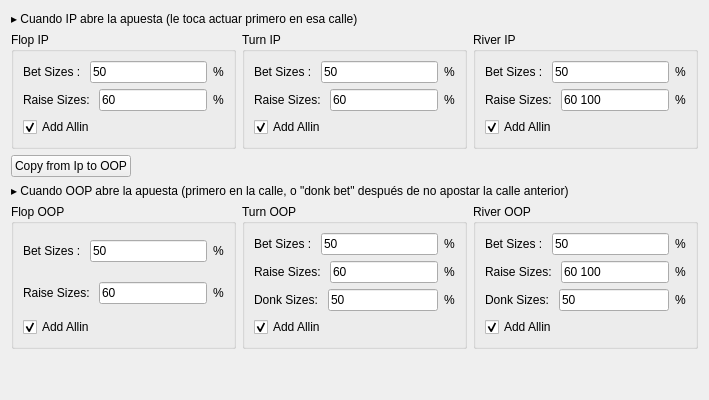
       <widget class="QWidget" name="wizardStepBetSizes">
        <layout class="QVBoxLayout" name="inputStaticsLayout" stretch="0,0,0,0,0,1">
         <item>
          <widget class="QLabel" name="ipBetSizesHeader">
           <property name="text">
            <string>▸ Cuando IP abre la apuesta (le toca actuar primero en esa calle)</string>
           </property>
          </widget>
         </item>
         <item>
          <layout class="QHBoxLayout" name="horizontalLayout_3" stretch="1,1,1">
           <item>
           <layout class="QHBoxLayout" name="horizontalLayout_10">
            <item>
             <widget class="QGroupBox" name="groupBox">
              <property name="title">
               <string>Flop IP</string>
              </property>
              <layout class="QVBoxLayout" name="verticalLayout_3">
               <item>
                <layout class="QHBoxLayout" name="horizontalLayout_4">
                 <item>
                  <widget class="QLabel" name="label_2">
                   <property name="text">
                    <string>Bet Sizes : </string>
                   </property>
                  </widget>
                 </item>
                 <item>
                  <widget class="QLineEdit" name="flop_ip_bet">
                   <property name="text">
                    <string>50</string>
                   </property>
                  </widget>
                 </item>
                 <item>
                  <widget class="QLabel" name="label_3">
                   <property name="text">
                    <string>%</string>
                   </property>
                  </widget>
                 </item>
                </layout>
               </item>
               <item>
                <layout class="QHBoxLayout" name="horizontalLayout_7">
                 <item>
                  <widget class="QLabel" name="label_4">
                   <property name="text">
                    <string>Raise Sizes: </string>
                   </property>
                  </widget>
                 </item>
                 <item>
                  <widget class="QLineEdit" name="flop_ip_raise">
                   <property name="text">
                    <string>60</string>
                   </property>
                  </widget>
                 </item>
                 <item>
                  <widget class="QLabel" name="label_5">
                   <property name="text">
                    <string>%</string>
                   </property>
                  </widget>
                 </item>
                </layout>
               </item>
               <item>
                <layout class="QHBoxLayout" name="horizontalLayout_5">
                 <item>
                  <widget class="QCheckBox" name="flop_ip_allin">
                   <property name="text">
                    <string>Add Allin</string>
                   </property>
                   <property name="checked">
                    <bool>true</bool>
                   </property>
                  </widget>
                 </item>
                </layout>
               </item>
              </layout>
             </widget>
            </item>
           </layout>
          </item>
          <item>
           <layout class="QVBoxLayout" name="verticalLayout_4">
            <item>
             <widget class="QGroupBox" name="groupBox_2">
              <property name="title">
               <string>Turn IP</string>
              </property>
              <layout class="QVBoxLayout" name="verticalLayout_5">
               <item>
                <layout class="QHBoxLayout" name="horizontalLayout_9">
                 <item>
                  <widget class="QLabel" name="label_6">
                   <property name="text">
                    <string>Bet Sizes : </string>
                   </property>
                  </widget>
                 </item>
                 <item>
                  <widget class="QLineEdit" name="turn_ip_bet">
                   <property name="text">
                    <string>50</string>
                   </property>
                  </widget>
                 </item>
                 <item>
                  <widget class="QLabel" name="label_7">
                   <property name="text">
                    <string>%</string>
                   </property>
                  </widget>
                 </item>
                </layout>
               </item>
               <item>
                <layout class="QHBoxLayout" name="horizontalLayout_14">
                 <item>
                  <widget class="QLabel" name="label_8">
                   <property name="text">
                    <string>Raise Sizes: </string>
                   </property>
                  </widget>
                 </item>
                 <item>
                  <widget class="QLineEdit" name="turn_ip_raise">
                   <property name="text">
                    <string>60</string>
                   </property>
                  </widget>
                 </item>
                 <item>
                  <widget class="QLabel" name="label_9">
                   <property name="text">
                    <string>%</string>
                   </property>
                  </widget>
                 </item>
                </layout>
               </item>
               <item>
                <layout class="QHBoxLayout" name="horizontalLayout_15">
                 <item>
                  <widget class="QCheckBox" name="turn_ip_allin">
                   <property name="text">
                    <string>Add Allin</string>
                   </property>
                   <property name="checked">
                    <bool>true</bool>
                   </property>
                  </widget>
                 </item>
                </layout>
               </item>
              </layout>
             </widget>
            </item>
           </layout>
          </item>
          <item>
           <layout class="QHBoxLayout" name="horizontalLayout_8">
            <item>
             <widget class="QGroupBox" name="groupBox_3">
              <property name="title">
               <string>River IP</string>
              </property>
              <layout class="QVBoxLayout" name="verticalLayout_6">
               <item>
                <layout class="QHBoxLayout" name="horizontalLayout_17">
                 <item>
                  <widget class="QLabel" name="label_12">
                   <property name="text">
                    <string>Bet Sizes : </string>
                   </property>
                  </widget>
                 </item>
                 <item>
                  <widget class="QLineEdit" name="river_ip_bet">
                   <property name="text">
                    <string>50</string>
                   </property>
                  </widget>
                 </item>
                 <item>
                  <widget class="QLabel" name="label_13">
                   <property name="text">
                    <string>%</string>
                   </property>
                  </widget>
                 </item>
                </layout>
               </item>
               <item>
                <layout class="QHBoxLayout" name="horizontalLayout_16">
                 <item>
                  <widget class="QLabel" name="label_10">
                   <property name="text">
                    <string>Raise Sizes: </string>
                   </property>
                  </widget>
                 </item>
                 <item>
                  <widget class="QLineEdit" name="river_ip_raise">
                   <property name="text">
                    <string>60 100</string>
                   </property>
                  </widget>
                 </item>
                 <item>
                  <widget class="QLabel" name="label_11">
                   <property name="text">
                    <string>%</string>
                   </property>
                  </widget>
                 </item>
                </layout>
               </item>
               <item>
                <layout class="QHBoxLayout" name="horizontalLayout_18">
                 <item>
                  <widget class="QCheckBox" name="river_ip_allin">
                   <property name="text">
                    <string>Add Allin</string>
                   </property>
                   <property name="checked">
                    <bool>true</bool>
                   </property>
                  </widget>
                 </item>
                </layout>
               </item>
              </layout>
             </widget>
            </item>
           </layout>
          </item>
         </layout>
        </item>
        <item>
         <layout class="QHBoxLayout" name="horizontalLayout_52">
          <item>
           <widget class="QPushButton" name="copyButtom">
            <property name="text">
             <string>Copy from Ip to OOP</string>
            </property>
           </widget>
          </item>
          <item>
           <spacer name="horizontalSpacer_3">
            <property name="orientation">
             <enum>Qt::Horizontal</enum>
            </property>
            <property name="sizeHint" stdset="0">
             <size>
              <width>40</width>
              <height>20</height>
             </size>
            </property>
           </spacer>
          </item>
         </layout>
        </item>
        <item>
         <widget class="QLabel" name="oopBetSizesHeader">
          <property name="text">
           <string>▸ Cuando OOP abre la apuesta (primero en la calle, o "donk bet" después de no apostar la calle anterior)</string>
          </property>
         </widget>
        </item>
        <item>
         <layout class="QHBoxLayout" name="horizontalLayout_6" stretch="1,1,1">
          <item>
           <layout class="QHBoxLayout" name="horizontalLayout_13">
            <item>
             <widget class="QGroupBox" name="groupBox_4">
              <property name="title">
               <string>Flop OOP</string>
              </property>
              <layout class="QVBoxLayout" name="verticalLayout_7">
               <item>
                <layout class="QHBoxLayout" name="horizontalLayout_20">
                 <item>
                  <widget class="QLabel" name="label_16">
                   <property name="text">
                    <string>Bet Sizes : </string>
                   </property>
                  </widget>
                 </item>
                 <item>
                  <widget class="QLineEdit" name="flop_oop_bet">
                   <property name="text">
                    <string>50</string>
                   </property>
                  </widget>
                 </item>
                 <item>
                  <widget class="QLabel" name="label_17">
                   <property name="text">
                    <string>%</string>
                   </property>
                  </widget>
                 </item>
                </layout>
               </item>
               <item>
                <layout class="QHBoxLayout" name="horizontalLayout_19">
                 <item>
                  <widget class="QLabel" name="label_14">
                   <property name="text">
                    <string>Raise Sizes: </string>
                   </property>
                  </widget>
                 </item>
                 <item>
                  <widget class="QLineEdit" name="flop_oop_raise">
                   <property name="text">
                    <string>60</string>
                   </property>
                  </widget>
                 </item>
                 <item>
                  <widget class="QLabel" name="label_15">
                   <property name="text">
                    <string>%</string>
                   </property>
                  </widget>
                 </item>
                </layout>
               </item>
               <item>
                <layout class="QHBoxLayout" name="horizontalLayout_21">
                 <item>
                  <widget class="QCheckBox" name="flop_oop_allin">
                   <property name="text">
                    <string>Add Allin</string>
                   </property>
                   <property name="checked">
                    <bool>true</bool>
                   </property>
                  </widget>
                 </item>
                </layout>
               </item>
              </layout>
             </widget>
            </item>
           </layout>
          </item>
          <item>
           <layout class="QHBoxLayout" name="horizontalLayout_12">
            <item>
             <widget class="QGroupBox" name="groupBox_5">
              <property name="title">
               <string>Turn OOP</string>
              </property>
              <layout class="QVBoxLayout" name="verticalLayout_8">
               <item>
                <layout class="QHBoxLayout" name="horizontalLayout_42">
                 <item>
                  <widget class="QLabel" name="label_58">
                   <property name="text">
                    <string>Bet Sizes : </string>
                   </property>
                  </widget>
                 </item>
                 <item>
                  <widget class="QLineEdit" name="turn_oop_bet">
                   <property name="text">
                    <string>50</string>
                   </property>
                  </widget>
                 </item>
                 <item>
                  <widget class="QLabel" name="label_59">
                   <property name="text">
                    <string>%</string>
                   </property>
                  </widget>
                 </item>
                </layout>
               </item>
               <item>
                <layout class="QHBoxLayout" name="horizontalLayout_41">
                 <item>
                  <widget class="QLabel" name="label_56">
                   <property name="text">
                    <string>Raise Sizes: </string>
                   </property>
                  </widget>
                 </item>
                 <item>
                  <widget class="QLineEdit" name="turn_oop_raise">
                   <property name="text">
                    <string>60</string>
                   </property>
                  </widget>
                 </item>
                 <item>
                  <widget class="QLabel" name="label_57">
                   <property name="text">
                    <string>%</string>
                   </property>
                  </widget>
                 </item>
                </layout>
               </item>
               <item>
                <layout class="QHBoxLayout" name="horizontalLayout_43">
                 <item>
                  <widget class="QLabel" name="label_60">
                   <property name="text">
                    <string>Donk Sizes: </string>
                   </property>
                  </widget>
                 </item>
                 <item>
                  <widget class="QLineEdit" name="turn_oop_donk">
                   <property name="text">
                    <string>50</string>
                   </property>
                  </widget>
                 </item>
                 <item>
                  <widget class="QLabel" name="label_61">
                   <property name="text">
                    <string>%</string>
                   </property>
                  </widget>
                 </item>
                </layout>
               </item>
               <item>
                <layout class="QHBoxLayout" name="horizontalLayout_44">
                 <item>
                  <widget class="QCheckBox" name="turn_oop_allin">
                   <property name="text">
                    <string>Add Allin</string>
                   </property>
                   <property name="checked">
                    <bool>true</bool>
                   </property>
                  </widget>
                 </item>
                </layout>
               </item>
              </layout>
             </widget>
            </item>
           </layout>
          </item>
          <item>
           <layout class="QHBoxLayout" name="horizontalLayout_11">
            <item>
             <widget class="QGroupBox" name="groupBox_6">
              <property name="title">
               <string>River OOP</string>
              </property>
              <layout class="QVBoxLayout" name="verticalLayout_9">
               <item>
                <layout class="QHBoxLayout" name="horizontalLayout_46">
                 <item>
                  <widget class="QLabel" name="label_64">
                   <property name="text">
                    <string>Bet Sizes : </string>
                   </property>
                  </widget>
                 </item>
                 <item>
                  <widget class="QLineEdit" name="river_oop_bet">
                   <property name="text">
                    <string>50</string>
                   </property>
                  </widget>
                 </item>
                 <item>
                  <widget class="QLabel" name="label_65">
                   <property name="text">
                    <string>%</string>
                   </property>
                  </widget>
                 </item>
                </layout>
               </item>
               <item>
                <layout class="QHBoxLayout" name="horizontalLayout_45">
                 <item>
                  <widget class="QLabel" name="label_62">
                   <property name="text">
                    <string>Raise Sizes: </string>
                   </property>
                  </widget>
                 </item>
                 <item>
                  <widget class="QLineEdit" name="river_oop_raise">
                   <property name="text">
                    <string>60 100</string>
                   </property>
                  </widget>
                 </item>
                 <item>
                  <widget class="QLabel" name="label_63">
                   <property name="text">
                    <string>%</string>
                   </property>
                  </widget>
                 </item>
                </layout>
               </item>
               <item>
                <layout class="QHBoxLayout" name="horizontalLayout_47">
                 <item>
                  <widget class="QLabel" name="label_66">
                   <property name="text">
                    <string>Donk Sizes: </string>
                   </property>
                  </widget>
                 </item>
                 <item>
                  <widget class="QLineEdit" name="river_oop_donk">
                   <property name="text">
                    <string>50</string>
                   </property>
                  </widget>
                 </item>
                 <item>
                  <widget class="QLabel" name="label_67">
                   <property name="text">
                    <string>%</string>
                   </property>
                  </widget>
                 </item>
                </layout>
               </item>
               <item>
                <layout class="QHBoxLayout" name="horizontalLayout_48">
                 <item>
                  <widget class="QCheckBox" name="river_oop_allin">
                   <property name="text">
                    <string>Add Allin</string>
                   </property>
                   <property name="checked">
                    <bool>true</bool>
                   </property>
                  </widget>
                 </item>
                </layout>
               </item>
              </layout>
             </widget>
            </item>
           </layout>
          </item>
         </layout>
        </item>
        <item>
         <spacer name="betSizesBottomSpacer">
          <property name="orientation">
           <enum>Qt::Vertical</enum>
          </property>
          <property name="sizeHint" stdset="0">
           <size>
            <width>20</width>
            <height>40</height>
           </size>
          </property>
         </spacer>
        </item>
        </layout>
       </widget>
